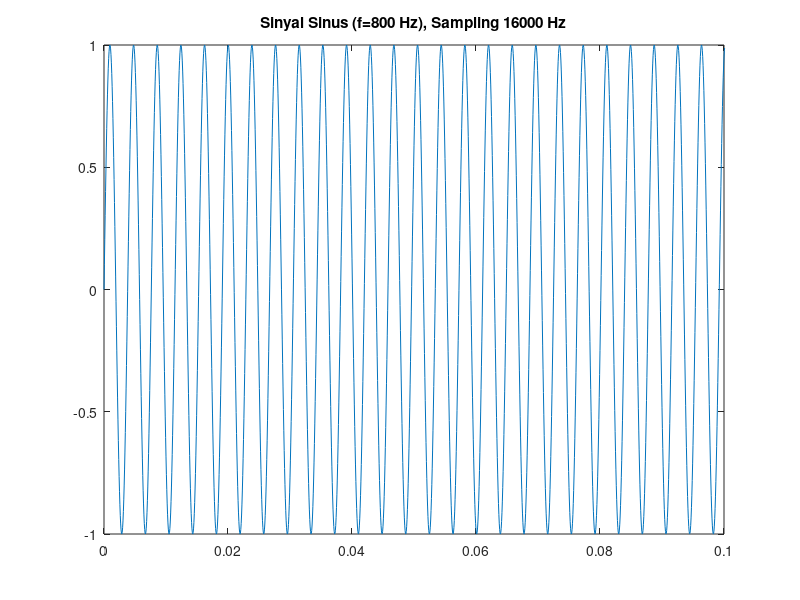

Reproduce this figure in MATLAB. (Note: this script raises an error after producing the figure.)
clear all;
f=262;
fs=16000;
t=0:1/fs:1.0;
y=sin(2*pi*f*t);
sound(y,fs);
plot(t,y);
axis([0 0.1 -1 1]);
title('Sinyal Sinus (f=800 Hz), Sampling 16000 Hz');
wavwrite(y,'sinus1');